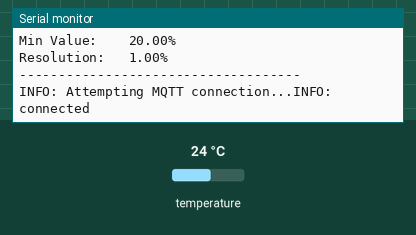
The sketch below on a simulated ESP8266 (NodeMCU). On the bench: the last lines printed to the serial monitor. The inputs (shaded band) are chosen by the test bench; at power-on: temperature 24 °C. WiFi joins after 1.5 s; servers stay silent unless stated; no MQTT or app messages arrive unless stated.

Above: at 3.2 s.
3.3 s: temperature set to 12 °C
At 4.7 s:
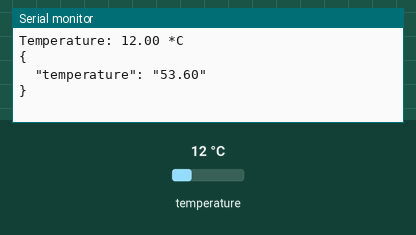
6.3 s: temperature set to 19 °C
At 9.2 s:
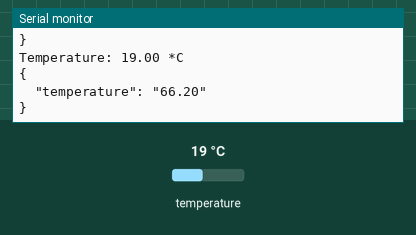

Measured:
- after the input at 3.3 s, the serial monitor: prints a new line after 0.84 s (image 1)
- after the input at 6.3 s, the serial monitor: prints a new line after 1.8 s (image 2)

The sketch:

TempHumSensor.ino
```cpp
/*
 *  File Name: TempHumSensor.ino
 *
 *  Application: HomeAssistant Space Heater Thermostat
 *
 *  Description: This code is for the ESP8266 WiFi enabled arduino
 *  compatible device.  This will relay the temperature information
 *  of the DHT11 device to the HASS frontend for processing.
 *
 *  Author: M. Sperry - http://www.youtube.com/misperry
 *  Date: 03/09/2018
 *  Revision: 1.0
 *
 *
 */

#include <PubSubClient.h>
#include <ESP8266WiFi.h>
#include <ArduinoJson.h>
#include <Adafruit_Sensor.h>
#include <DHT.h>
#include <DHT_U.h>

#define CON_TIME_OUT 20                  //Timeout of no connection to wifi
#define MQTT_TIME_OUT 10                  //Timeout of no connection to MQTT server

#define DHTPIN 0                         //Pin which is connected to the DHT sensor
#define DHTTYPE DHT11                    //Type of sensor is the DHT11, you can change it to DHT22 (AM2302), DHT21 (AM2301)

#define mqtt_server "" // Enter your MQTT server adderss or IP. I use my DuckDNS adddress (yourname.duckdns.org) in this field
#define mqtt_user "" //enter your MQTT username
#define mqtt_password "" //enter your password
#define MQTT_SENSOR_TOPIC "ha/bedroom_temp"  //Enter topic for your MQTT

// Wifi: SSID and password
const char* ssid     = "";
const char* password = "";

//DHT SEtup
DHT_Unified dht(DHTPIN, DHTTYPE);
uint32_t delayMS;

WiFiClient wifiClient;
PubSubClient client(wifiClient);

// function called to publish the temperature and the humidity
void publishData(float p_temperature) {
  // create a JSON object
  // doc : https://github.com/bblanchon/ArduinoJson/wiki/API%20Reference
  StaticJsonBuffer<200> jsonBuffer;
  JsonObject& root = jsonBuffer.createObject();
  // INFO: the data must be converted into a string; a problem occurs when using floats...
  //convert to fahrenheit
  p_temperature = (p_temperature * 1.8) + 32;  // convert to fahrenheit
  root["temperature"] = (String)p_temperature;
  root.prettyPrintTo(Serial);
  Serial.println("");

  char data[200];
  root.printTo(data, root.measureLength() + 1);
  client.publish(MQTT_SENSOR_TOPIC, data, true);
}

// function called when a MQTT message arrived
void callback(char* p_topic, byte* p_payload, unsigned int p_length) {
}

void reconnect() {
  // Loop until we're reconnected
  while (!client.connected()) {
    Serial.print("INFO: Attempting MQTT connection...");
    // Attempt to connect
    if (client.connect("ESPBlindstl", mqtt_user, mqtt_password)) {
      Serial.println("INFO: connected");
    } else {
      Serial.print("ERROR: failed, rc=");
      Serial.print(client.state());
      Serial.println("DEBUG: try again in 5 seconds");
      // Wait 5 seconds before retrying
      delay(5000);
    }
  }
}

void setup(void) {

    Serial.begin(9600);

    // We start by connecting to a WiFi network

    Serial.println();
    Serial.println();
    Serial.print("Connecting to ");
    Serial.println(ssid);

    WiFi.begin(ssid, password);

    while (WiFi.status() != WL_CONNECTED) {
        delay(800);
        Serial.print(".");
    }

    Serial.println("");
    Serial.println("WiFi connected");
    Serial.println("IP address: ");
    Serial.println(WiFi.localIP());

  // init the MQTT connection
  client.setServer(mqtt_server, 1883);
  client.setCallback(callback);

  // Initialize DHT sensor
  dht.begin();
  Serial.println("DHT11 Unified Sensor Data");

  //Print temp sensor details
  sensor_t sensor;
  dht.temperature().getSensor(&sensor);
  Serial.println("------------------------------------");
  Serial.println("Temperature");
  Serial.print  ("Sensor:       "); Serial.println(sensor.name);
  Serial.print  ("Driver Ver:   "); Serial.println(sensor.version);
  Serial.print  ("Unique ID:    "); Serial.println(sensor.sensor_id);
  Serial.print  ("Max Value:    "); Serial.print(sensor.max_value); Serial.println(" *C");
  Serial.print  ("Min Value:    "); Serial.print(sensor.min_value); Serial.println(" *C");
  Serial.print  ("Resolution:   "); Serial.print(sensor.resolution); Serial.println(" *C");
  Serial.println("------------------------------------");
  // Print humidity sensor details.
  dht.humidity().getSensor(&sensor);
  Serial.println("------------------------------------");
  Serial.println("Humidity");
  Serial.print  ("Sensor:       "); Serial.println(sensor.name);
  Serial.print  ("Driver Ver:   "); Serial.println(sensor.version);
  Serial.print  ("Unique ID:    "); Serial.println(sensor.sensor_id);
  Serial.print  ("Max Value:    "); Serial.print(sensor.max_value); Serial.println("%");
  Serial.print  ("Min Value:    "); Serial.print(sensor.min_value); Serial.println("%");
  Serial.print  ("Resolution:   "); Serial.print(sensor.resolution); Serial.println("%");
  Serial.println("------------------------------------");

  //Set delay between sensor readings based on sensor details
  delayMS = sensor.min_delay / 1000;
}

void loop(void) {

  float temperature;

  if (!client.connected())
  {
    reconnect();
  }

  delay(delayMS);

  // Get temperature event and print its value.
  sensors_event_t event;
  dht.temperature().getEvent(&event);
  if (isnan(event.temperature)) {
    Serial.println("Error reading temperature!");
    temperature = 0.00;
  }
  else {
    temperature = event.temperature;
    Serial.print("Temperature: ");
    Serial.print(temperature);
    Serial.println(" *C");
  }

  // publish to MQTT
  publishData(temperature);

}
```
